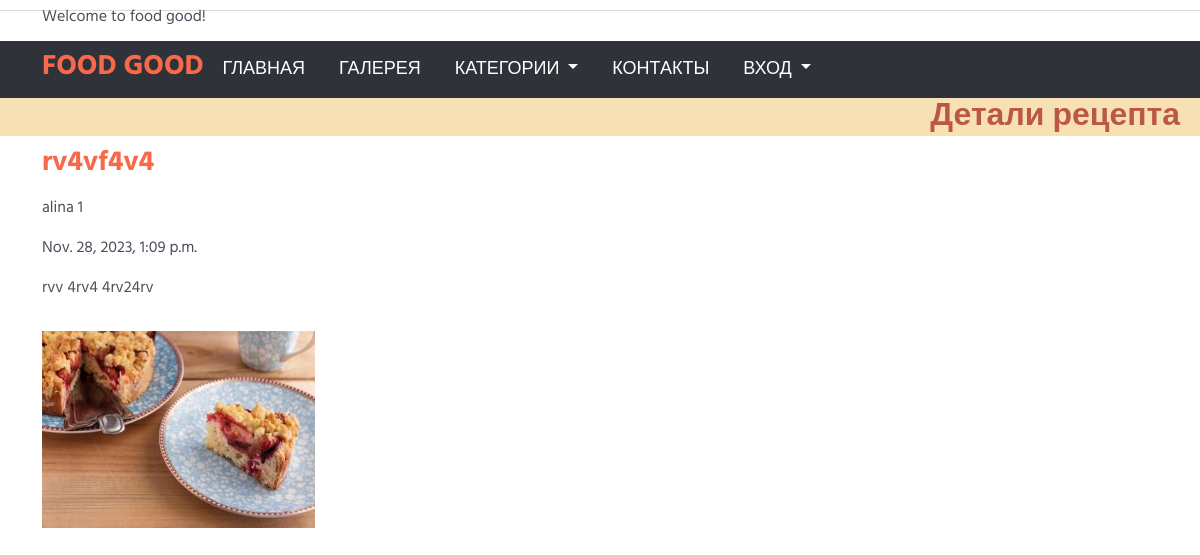
Before: /about/2/ with the older database file.
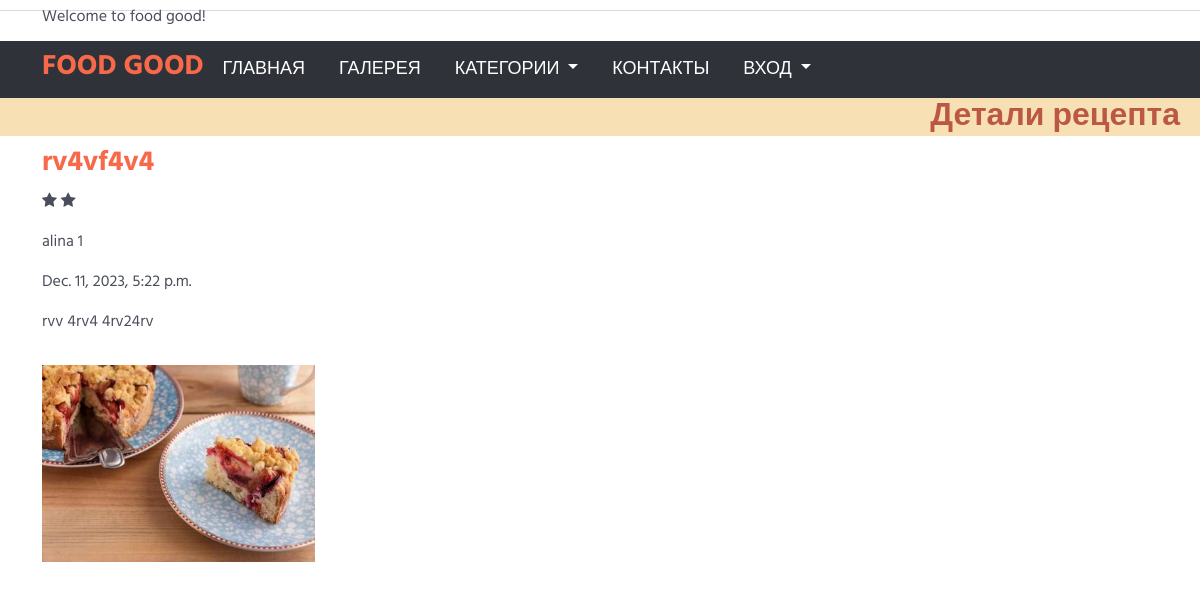
After: the same page with the newer database file.
### main/models.py (models this page shows, shortened)
class Recipe(Model):  # title, author, description, date, category, files, img
    stars_choices = (
        ("None", "Not answered"),
        ("1", "1"),
        ("2", "2"),
        ("3", "3"),
        ("4", "4"),
        ("5", "5"),
    )
    title = TextField("Название", max_length=250)
    author = ForeignKey(
        User, on_delete=models.CASCADE
    )  # удалит рецепт при удалении юзера
    description = TextField("Описание")
    date = DateTimeField("Дата публикации", auto_now=True, auto_created=True)
    category = ManyToManyField(to=Category, blank=True)
    stars = models.CharField(
        choices=stars_choices, max_length=20, default=stars_choices[0][0]
    )
    class Meta:
        verbose_name= 'Рецепт (Recipe)'
        verbose_name_plural='Рецепты'

class File(Model):
    recipe = ForeignKey(Recipe, on_delete=models.CASCADE, related_name="images")
    file = models.FileField(upload_to="import", blank=True, null=True)
    def image_tag(self):
        return mark_safe(f'<img height=30px src="{MEDIA_URL}%s" />' % (self.file))
    image_tag.short_description = 'Image'
    image_tag.allow_tags = True
    def __str__(self):
        return str(self.recipe.id)
    class Meta:
        verbose_name= 'Файл (File)'
        verbose_name_plural='Файлы'

### main/views.py (the view)
# urls.py: path("about/<int:id>/", views.details, name="details"),
def details(request, id):
    rec1 = Recipe.objects.filter(id=id).select_related('author').first()
    files = File.objects.filter(recipe=id)
    """SELECT * FROM "main_file"
    INNER JOIN "main_recipe" ON ("main_file"."recipe_id" = "main_recipe"."id")
    INNER JOIN "auth_user" ON ("main_recipe"."author_id" = "auth_user"."id")
    WHERE "main_file"."recipe_id" = '1'"""
    print("details files", files)
    context = {
        "title": "",
        "recipe": rec1,
        "files": files,
    }
    return render(request, "main/recipe.html", context)

### main/templatetags/tag_library.py (called while the page is built)
@register.filter()
def to_int(value):
    return int(value)

@register.filter(name='range')
def filter_range(start, end):
    return range(start, end)

### main/templates/main/recipe.html (shortened to what this page needs)
{% extends 'main/base.html' %}
{% load static %}
{% load tag_library %}
{% block body %}
<body>
    <div class="flex-row bg-color-light">
        <h2 class="text-header text-end">Детали рецепта</h2>
    </div>
    <div class="container">
        <div>
            <h3>{{recipe.title}}</h3>
            <p>
            {% if recipe.stars != 'None' %}
            {% with n=recipe.stars|to_int %}
            {% for c in 0|range:n %}
            <i class="fa fa-star"></i>
            {% endfor %}
            {% endwith %}
            {% endif %}
            </p>
            <p>{{recipe.author}} {{recipe.author.id}}</p>
            <p>{{recipe.date}}</p>
            <div class="pb-3">{{recipe.description}}</div>
        </div>
        <div class="row">
            {% for file in files %}
            <div class="col-md-6 col-sm-12 flexbox">
                <div class="product product-single w-100">
                    <div class="product-thumb h-100">
                        {% with prod_name='import/'|add:file.file %}
                        <img src="{{file.file.url}}" height="100%" alt="image">
                        {% endwith %}
                    </div>
                </div>
            </div>
            {% endfor %}
        </div>
    </div>
</body>
{% endblock %}

### main/templates/main/base.html (shortened to what this page needs)
{% load static %}
<!DOCTYPE html>
<html lang="en">
<head>
	{% block bootsrap %}
	{% load bootstrap5 %}
	{% bootstrap_css %}
	{% endblock bootsrap %}
	<link type="text/css" rel="stylesheet" href="{% static 'css/fnt.css' %}" />
	<link type="text/css" rel="stylesheet" href="{% static 'css/slick.css' %}" />
	<link type="text/css" rel="stylesheet" href="{% static 'css/slick-theme.css' %}" />
	<link type="text/css" rel="stylesheet" href="{% static 'css/nouislider.min.css' %}" />
	<link type="text/css" rel="stylesheet" href="{% static 'css/font-awesome.min.css' %}" />
	<link type="text/css" rel="stylesheet" href="{% static 'css/style.css' %}" />
	<link type="text/css" rel="stylesheet" href="{% static 'css/main.css' %}" />
</head>
<body>
	{% include 'main/header.html' %}
	{% block sidebar %}
	{% include 'main/sidebar.html' %}
	{% endblock %}
	{% block body %}
	{% endblock %}
</body>
</html>

### main/templates/main/header.html (shortened to what this page needs)
{% load static %}
<header>
    <div id="top-header">
        <div class="container">
            <div class="pull-left">
                <span>Welcome to food good!</span>
            </div>
        </div>
    </div>
    <div id="header">
    </div>
</header>

### main/templates/main/sidebar.html (shortened to what this page needs)
{% load static %}
{% load tag_library %}
<div id="navigation">
    <div class="container">
        <div id="responsive-nav">
            <div class="menu-nav">
                <ul class="menu-list">
                    <li><h3 class="mr-2 d-none d-md-inline">FOOD GOOD</h3></li>
                    <li>
                        <a href="{% url 'main:main' %}">Главная</a>
                    </li>
                    <li>
                        <a href="{% url 'main:gallery' %}">Галерея</a>
                    </li>
                    <li class="dropdown dropdown default-dropdown">
                        <a class="dropdown-toggle" data-toggle="dropdown" aria-expanded="true">Категории
                        </a>
                    </li>
                    <li>
                        <a href="{% url 'main:contacts' %}">Контакты</a>
                    </li>
                    <li class="header-account dropdown default-dropdown">
                        <a class="dropdown-toggle" data-toggle="dropdown" aria-expanded="true">
                            Вход </i>
                        </a>
                    </li>
                </ul>
            </div>
        </div>
    </div>
</div>

### all_apps/static/css/style.css (style rules this page uses)
body { font-family: 'Hind', sans-serif; color: #4A4E5A; overflow-x: hidden; }
h1, h2, h3, h4, h5, h6 { color: #30323A; margin: 0 0 10px; font-weight: 700; }
a { color: #30323A; -webkit-transition: 0.3s color; transition: 0.3s color; }
ul, ol { margin: 0; padding: 0; list-style: none }
#header { padding-top: 15px; padding-bottom: 15px; }
#top-header { padding-top: 5px; padding-bottom: 5px; border-bottom: 1px solid #DADADA; }
#navigation { background-color: #30323A; }
#navigation .container { position: relative; }
.menu-nav .menu-list>li { display: inline-block; }
.menu-nav .menu-list>li>a { display: block; padding: 15px; color: #FFF; text-transform: uppercase; }
.product.product-single { margin-top: 15px; margin-bottom: 15px; -webkit-transition: 0.3s all; transition: 0.3s all; }
.product.product-single .product-thumb { position: relative; margin-bottom: 15px; }
.product.product-single .product-thumb>img { width: 100%; }
.product.product-single .product-thumb:after { content: ""; position: absolute; top: 0; left: 0; right: 0; bottom: 0; background-color: #FFF; opacity: 0; visibility: hidden; z-index: 0; -webkit-transition: 0.3s all; transition: 0.3s all; }

### all_apps/static/css/main.css (style rules this page uses)
.bg-color-light { background: rgb(248, 224, 181); }
h3 { color: #f8694a; }
a { text-decoration: none; outline: none; font-size: 18px; }
.text-header { color: #bb5844; margin-right: 20px !important; }
.flexbox { display: flex; flex-direction: row; justify-content: center; flex-wrap: wrap; }
.flexbox div { width: 50%; }

Changed rows visible on the page:
changed Recipe "rv4vf4v4": stars "None" → "2" (drawn); date "Nov. 28, 2023, 1:09 p.m." → "Dec. 11, 2023, 5:22 p.m."
